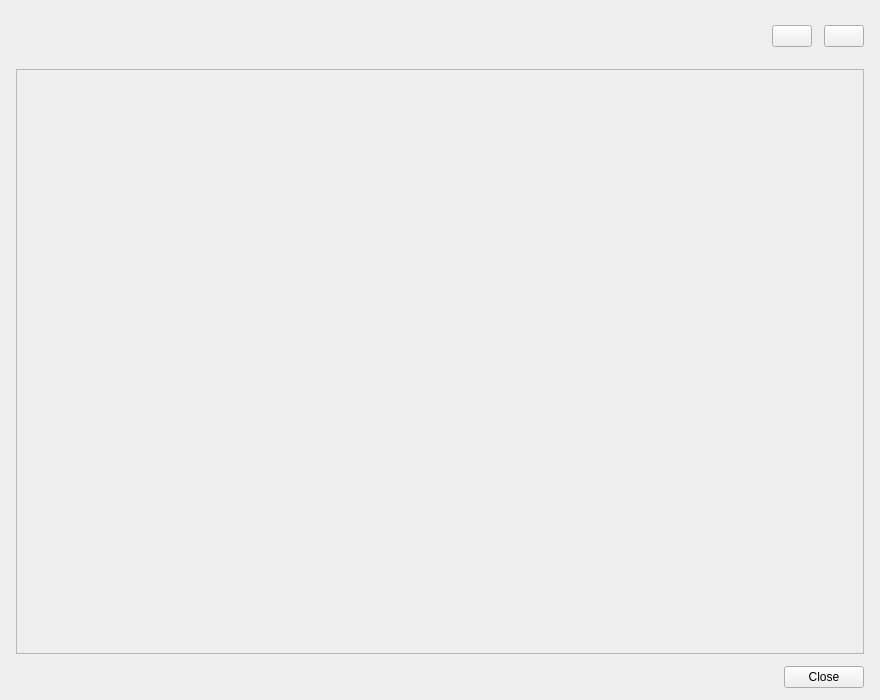
<?xml version="1.0" encoding="UTF-8"?>
<ui version="4.0">
 <class>PreviewDialog</class>
 <widget class="QDialog" name="PreviewDialog">
  <property name="geometry"><rect><x>0</x><y>0</y><width>880</width><height>700</height></rect></property>
  <property name="minimumSize"><size><width>700</width><height>560</height></size></property>
  <property name="windowTitle"><string>File preview</string></property>
  <layout class="QVBoxLayout" name="verticalLayout">
   <property name="spacing"><number>12</number></property>
   <property name="leftMargin"><number>16</number></property><property name="topMargin"><number>16</number></property>
   <property name="rightMargin"><number>16</number></property><property name="bottomMargin"><number>12</number></property>
   <item>
    <widget class="QWidget" name="headerPanel" native="true">
     <layout class="QHBoxLayout" name="headerLayout">
      <property name="spacing"><number>12</number></property>
      <property name="leftMargin"><number>0</number></property><property name="topMargin"><number>0</number></property>
      <property name="rightMargin"><number>0</number></property><property name="bottomMargin"><number>0</number></property>
      <item>
       <layout class="QVBoxLayout" name="fileInfoLayout">
        <property name="spacing"><number>4</number></property>
        <item><widget class="QLabel" name="nameLabel"><property name="font"><font><pointsize>15</pointsize><weight>600</weight><bold>true</bold></font></property><property name="text"><string/></property><property name="textInteractionFlags"><set>Qt::TextSelectableByMouse</set></property></widget></item>
        <item><widget class="QLabel" name="modLabel"><property name="text"><string/></property><property name="wordWrap"><bool>true</bool></property><property name="textInteractionFlags"><set>Qt::TextSelectableByMouse</set></property></widget></item>
       </layout>
      </item>
      <item><spacer name="headerSpacer"><property name="orientation"><enum>Qt::Horizontal</enum></property><property name="sizeHint" stdset="0"><size><width>32</width><height>20</height></size></property></spacer></item>
      <item><widget class="QPushButton" name="previousButton"><property name="toolTip"><string>Show the previous mod's version of this file</string></property><property name="text"><string/></property><property name="icon"><iconset resource="resources.qrc"><normaloff>:/MO/gui/previous</normaloff>:/MO/gui/previous</iconset></property><property name="autoDefault"><bool>false</bool></property></widget></item>
      <item><widget class="QPushButton" name="nextButton"><property name="toolTip"><string>Show the next mod's version of this file</string></property><property name="text"><string/></property><property name="icon"><iconset resource="resources.qrc"><normaloff>:/MO/gui/next</normaloff>:/MO/gui/next</iconset></property><property name="autoDefault"><bool>false</bool></property></widget></item>
     </layout>
    </widget>
   </item>
   <item>
    <widget class="QFrame" name="previewFrame">
     <property name="frameShape"><enum>QFrame::StyledPanel</enum></property><property name="frameShadow"><enum>QFrame::Plain</enum></property>
     <layout class="QVBoxLayout" name="previewLayout">
      <property name="leftMargin"><number>1</number></property><property name="topMargin"><number>1</number></property>
      <property name="rightMargin"><number>1</number></property><property name="bottomMargin"><number>1</number></property>
      <item><widget class="QStackedWidget" name="variantsStack"/></item>
     </layout>
    </widget>
   </item>
   <item>
    <layout class="QHBoxLayout" name="footerLayout">
     <item><spacer name="footerSpacer"><property name="orientation"><enum>Qt::Horizontal</enum></property><property name="sizeHint" stdset="0"><size><width>40</width><height>20</height></size></property></spacer></item>
     <item><widget class="QPushButton" name="closeButton"><property name="text"><string>Close</string></property><property name="autoDefault"><bool>false</bool></property></widget></item>
    </layout>
   </item>
  </layout>
 </widget>
 <resources><include location="resources.qrc"/></resources>
 <connections/>
</ui>
